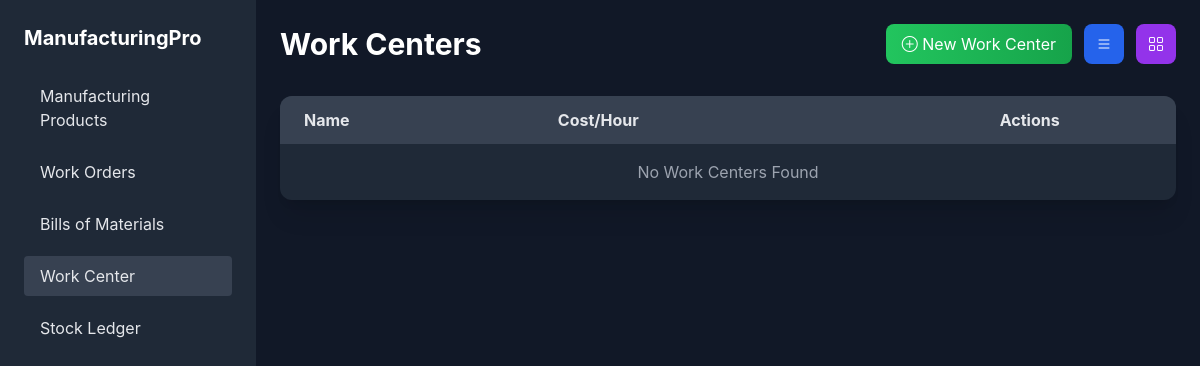
Before: /work-centers/ with the older database file.
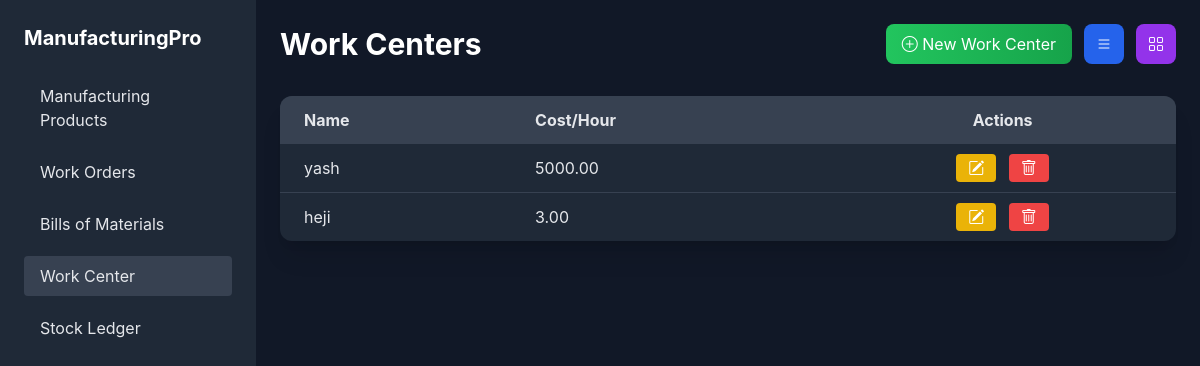
After: the same page with the newer database file.
### myapp/models.py (models this page shows, shortened)
class WorkCenter(models.Model):
    name = models.CharField(max_length=100, unique=True)
    cost_per_hour = models.DecimalField(max_digits=10, decimal_places=2)

### myapp/views.py (the view)
# urls.py: path("work-centers/", views.work_center, name="work_center"),
def work_center(request):
    work_centers = WorkCenter.objects.all()
    return render(request, 'work_center.html', {"work_centers": work_centers})

### templates/work_center.html (shortened to what this page needs)
{% load static %}
<!DOCTYPE html>
<html lang="en">
<head>
  <script src="https://cdn.tailwindcss.com"></script>
  <link href="https://cdn.jsdelivr.net/npm/bootstrap-icons/font/bootstrap-icons.css" rel="stylesheet">
</head>
<body class="bg-gray-900 text-gray-200 min-h-screen flex">
  <aside class="w-64 bg-gray-800 p-6 min-h-screen">
    <h2 class="text-xl font-bold text-white mb-6">ManufacturingPro</h2>
    <nav class="space-y-3">
      <a href="{% url 'work_order_analysis' %}" class="block px-4 py-2 rounded hover:bg-gray-700">Manufacturing
        Products</a>
      <a href="{% url 'work_products' %}" class="block px-4 py-2 rounded hover:bg-gray-700">Work Orders</a>
      <a href="{% url 'bills_of_materials' %}" class="block px-4 py-2 rounded hover:bg-gray-700">Bills of Materials</a>
      <a href="{% url 'work_center' %}" class="block px-4 py-2 rounded bg-gray-700">Work Center</a>
      <a href="{% url 'stock_ledger' %}" class="block px-4 py-2 rounded hover:bg-gray-700">Stock Ledger</a>
    </nav>
  </aside>
  <main class="flex-1 p-6">
    <div class="flex flex-col md:flex-row items-center justify-between gap-4 mb-8">
      <h1 class="text-3xl font-bold text-white">Work Centers</h1>
      <div class="flex items-center gap-3">
        <a href="{% url 'new_work_center' %}"
          class="bg-gradient-to-r from-green-500 to-green-600 text-white px-4 py-2 rounded-lg hover:from-green-600 hover:to-green-700 transition duration-200">
          <i class="bi bi-plus-circle"></i> New Work Center
        </a>
        <button onclick="toggleView('list')"
          class="bg-blue-600 px-3 py-2 rounded-lg hover:bg-blue-700 transition text-white">
          <i class="bi bi-list"></i>
        </button>
        <button onclick="toggleView('grid')"
          class="bg-purple-600 px-3 py-2 rounded-lg hover:bg-purple-700 transition text-white">
          <i class="bi bi-grid"></i>
        </button>
      </div>
    </div>
    <div id="listView" class="block">
      <div class="bg-gray-800 rounded-xl shadow-xl overflow-x-auto">
        <table class="min-w-full text-left">
          <thead class="bg-gray-700 text-gray-200">
            <tr>
              <th class="px-6 py-3">Name</th>
              <th class="px-6 py-3">Cost/Hour</th>
              <th class="px-6 py-3 text-center">Actions</th>
            </tr>
          </thead>
          <tbody class="divide-y divide-gray-700">
            {% for wc in work_centers %}
            <tr class="hover:bg-gray-700/50 transition">
              <td class="px-6 py-3">{{ wc.name }}</td>
              <td class="px-6 py-3">{{ wc.cost_per_hour }}</td>
              <td class="px-6 py-3 text-center space-x-2">
                <a href="{% url 'edit_work_center' wc.id %}"
                  class="px-3 py-1 rounded bg-yellow-500 hover:bg-yellow-600 text-white"><i
                    class="bi bi-pencil-square"></i></a>
                <a href="{% url 'delete_work_center' wc.id %}"
                  class="px-3 py-1 rounded bg-red-500 hover:bg-red-600 text-white"><i class="bi bi-trash"></i></a>
              </td>
            </tr>
            {% empty %}
            <tr>
              <td colspan="3" class="text-center py-4 text-gray-400">No Work Centers Found</td>
            </tr>
            {% endfor %}
          </tbody>
        </table>
      </div>
    </div>
  </main>
</body>
</html>

Changed rows visible on the page:
added WorkCenter: name "yash", cost_per_hour "5000.00"
added WorkCenter: name "heji", cost_per_hour "3.00"
Other visible differences:
text no longer shown: "No Work Centers Found"
